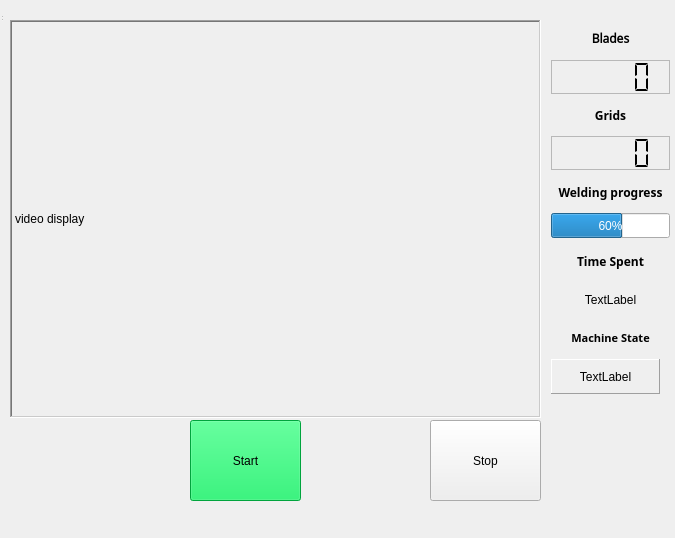
<?xml version="1.0" encoding="UTF-8"?>
<ui version="4.0">
 <class>Form</class>
 <widget class="QWidget" name="Form">
  <property name="geometry">
   <rect>
    <x>0</x>
    <y>0</y>
    <width>675</width>
    <height>538</height>
   </rect>
  </property>
  <property name="minimumSize">
   <size>
    <width>675</width>
    <height>538</height>
   </size>
  </property>
  <property name="maximumSize">
   <size>
    <width>675</width>
    <height>538</height>
   </size>
  </property>
  <property name="windowTitle">
   <string>Welder robot GUI</string>
  </property>
  <widget class="QWidget" name="centralWidget" native="true">
   <property name="geometry">
    <rect>
     <x>0</x>
     <y>10</y>
     <width>671</width>
     <height>511</height>
    </rect>
   </property>
   <property name="minimumSize">
    <size>
     <width>671</width>
     <height>511</height>
    </size>
   </property>
   <property name="maximumSize">
    <size>
     <width>671</width>
     <height>511</height>
    </size>
   </property>
   <widget class="QLabel" name="label_3">
    <property name="geometry">
     <rect>
      <x>550</x>
      <y>390</y>
      <width>101</width>
      <height>101</height>
     </rect>
    </property>
    <property name="text">
     <string/>
    </property>
    <property name="pixmap">
     <pixmap>imgs/han100.png</pixmap>
    </property>
   </widget>
   <widget class="QLabel" name="videoDisplay">
    <property name="geometry">
     <rect>
      <x>10</x>
      <y>10</y>
      <width>531</width>
      <height>398</height>
     </rect>
    </property>
    <property name="frameShape">
     <enum>QFrame::WinPanel</enum>
    </property>
    <property name="frameShadow">
     <enum>QFrame::Sunken</enum>
    </property>
    <property name="text">
     <string>video display</string>
    </property>
   </widget>
   <widget class="QLabel" name="label_5">
    <property name="geometry">
     <rect>
      <x>10</x>
      <y>410</y>
      <width>201</width>
      <height>91</height>
     </rect>
    </property>
    <property name="text">
     <string/>
    </property>
    <property name="pixmap">
     <pixmap>imgs/ESS_Logo.png</pixmap>
    </property>
   </widget>
   <widget class="QPushButton" name="startButton">
    <property name="geometry">
     <rect>
      <x>190</x>
      <y>410</y>
      <width>111</width>
      <height>81</height>
     </rect>
    </property>
    <property name="palette">
     <palette>
      <active>
       <colorrole role="WindowText">
        <brush brushstyle="SolidPattern">
         <color alpha="255">
          <red>0</red>
          <green>0</green>
          <blue>0</blue>
         </color>
        </brush>
       </colorrole>
       <colorrole role="Button">
        <brush brushstyle="SolidPattern">
         <color alpha="255">
          <red>0</red>
          <green>229</green>
          <blue>85</blue>
         </color>
        </brush>
       </colorrole>
       <colorrole role="Light">
        <brush brushstyle="SolidPattern">
         <color alpha="255">
          <red>88</red>
          <green>255</green>
          <blue>150</blue>
         </color>
        </brush>
       </colorrole>
       <colorrole role="Midlight">
        <brush brushstyle="SolidPattern">
         <color alpha="255">
          <red>44</red>
          <green>242</green>
          <blue>117</blue>
         </color>
        </brush>
       </colorrole>
       <colorrole role="Dark">
        <brush brushstyle="SolidPattern">
         <color alpha="255">
          <red>0</red>
          <green>114</green>
          <blue>42</blue>
         </color>
        </brush>
       </colorrole>
       <colorrole role="Mid">
        <brush brushstyle="SolidPattern">
         <color alpha="255">
          <red>0</red>
          <green>153</green>
          <blue>56</blue>
         </color>
        </brush>
       </colorrole>
       <colorrole role="Text">
        <brush brushstyle="SolidPattern">
         <color alpha="255">
          <red>0</red>
          <green>0</green>
          <blue>0</blue>
         </color>
        </brush>
       </colorrole>
       <colorrole role="BrightText">
        <brush brushstyle="SolidPattern">
         <color alpha="255">
          <red>255</red>
          <green>255</green>
          <blue>255</blue>
         </color>
        </brush>
       </colorrole>
       <colorrole role="ButtonText">
        <brush brushstyle="SolidPattern">
         <color alpha="255">
          <red>0</red>
          <green>0</green>
          <blue>0</blue>
         </color>
        </brush>
       </colorrole>
       <colorrole role="Base">
        <brush brushstyle="SolidPattern">
         <color alpha="255">
          <red>255</red>
          <green>255</green>
          <blue>255</blue>
         </color>
        </brush>
       </colorrole>
       <colorrole role="Window">
        <brush brushstyle="SolidPattern">
         <color alpha="255">
          <red>0</red>
          <green>229</green>
          <blue>85</blue>
         </color>
        </brush>
       </colorrole>
       <colorrole role="Shadow">
        <brush brushstyle="SolidPattern">
         <color alpha="255">
          <red>0</red>
          <green>0</green>
          <blue>0</blue>
         </color>
        </brush>
       </colorrole>
       <colorrole role="AlternateBase">
        <brush brushstyle="SolidPattern">
         <color alpha="255">
          <red>127</red>
          <green>242</green>
          <blue>170</blue>
         </color>
        </brush>
       </colorrole>
       <colorrole role="ToolTipBase">
        <brush brushstyle="SolidPattern">
         <color alpha="255">
          <red>255</red>
          <green>255</green>
          <blue>220</blue>
         </color>
        </brush>
       </colorrole>
       <colorrole role="ToolTipText">
        <brush brushstyle="SolidPattern">
         <color alpha="255">
          <red>0</red>
          <green>0</green>
          <blue>0</blue>
         </color>
        </brush>
       </colorrole>
      </active>
      <inactive>
       <colorrole role="WindowText">
        <brush brushstyle="SolidPattern">
         <color alpha="255">
          <red>0</red>
          <green>0</green>
          <blue>0</blue>
         </color>
        </brush>
       </colorrole>
       <colorrole role="Button">
        <brush brushstyle="SolidPattern">
         <color alpha="255">
          <red>0</red>
          <green>229</green>
          <blue>85</blue>
         </color>
        </brush>
       </colorrole>
       <colorrole role="Light">
        <brush brushstyle="SolidPattern">
         <color alpha="255">
          <red>88</red>
          <green>255</green>
          <blue>150</blue>
         </color>
        </brush>
       </colorrole>
       <colorrole role="Midlight">
        <brush brushstyle="SolidPattern">
         <color alpha="255">
          <red>44</red>
          <green>242</green>
          <blue>117</blue>
         </color>
        </brush>
       </colorrole>
       <colorrole role="Dark">
        <brush brushstyle="SolidPattern">
         <color alpha="255">
          <red>0</red>
          <green>114</green>
          <blue>42</blue>
         </color>
        </brush>
       </colorrole>
       <colorrole role="Mid">
        <brush brushstyle="SolidPattern">
         <color alpha="255">
          <red>0</red>
          <green>153</green>
          <blue>56</blue>
         </color>
        </brush>
       </colorrole>
       <colorrole role="Text">
        <brush brushstyle="SolidPattern">
         <color alpha="255">
          <red>0</red>
          <green>0</green>
          <blue>0</blue>
         </color>
        </brush>
       </colorrole>
       <colorrole role="BrightText">
        <brush brushstyle="SolidPattern">
         <color alpha="255">
          <red>255</red>
          <green>255</green>
          <blue>255</blue>
         </color>
        </brush>
       </colorrole>
       <colorrole role="ButtonText">
        <brush brushstyle="SolidPattern">
         <color alpha="255">
          <red>0</red>
          <green>0</green>
          <blue>0</blue>
         </color>
        </brush>
       </colorrole>
       <colorrole role="Base">
        <brush brushstyle="SolidPattern">
         <color alpha="255">
          <red>255</red>
          <green>255</green>
          <blue>255</blue>
         </color>
        </brush>
       </colorrole>
       <colorrole role="Window">
        <brush brushstyle="SolidPattern">
         <color alpha="255">
          <red>0</red>
          <green>229</green>
          <blue>85</blue>
         </color>
        </brush>
       </colorrole>
       <colorrole role="Shadow">
        <brush brushstyle="SolidPattern">
         <color alpha="255">
          <red>0</red>
          <green>0</green>
          <blue>0</blue>
         </color>
        </brush>
       </colorrole>
       <colorrole role="AlternateBase">
        <brush brushstyle="SolidPattern">
         <color alpha="255">
          <red>127</red>
          <green>242</green>
          <blue>170</blue>
         </color>
        </brush>
       </colorrole>
       <colorrole role="ToolTipBase">
        <brush brushstyle="SolidPattern">
         <color alpha="255">
          <red>255</red>
          <green>255</green>
          <blue>220</blue>
         </color>
        </brush>
       </colorrole>
       <colorrole role="ToolTipText">
        <brush brushstyle="SolidPattern">
         <color alpha="255">
          <red>0</red>
          <green>0</green>
          <blue>0</blue>
         </color>
        </brush>
       </colorrole>
      </inactive>
      <disabled>
       <colorrole role="WindowText">
        <brush brushstyle="SolidPattern">
         <color alpha="255">
          <red>0</red>
          <green>114</green>
          <blue>42</blue>
         </color>
        </brush>
       </colorrole>
       <colorrole role="Button">
        <brush brushstyle="SolidPattern">
         <color alpha="255">
          <red>0</red>
          <green>229</green>
          <blue>85</blue>
         </color>
        </brush>
       </colorrole>
       <colorrole role="Light">
        <brush brushstyle="SolidPattern">
         <color alpha="255">
          <red>88</red>
          <green>255</green>
          <blue>150</blue>
         </color>
        </brush>
       </colorrole>
       <colorrole role="Midlight">
        <brush brushstyle="SolidPattern">
         <color alpha="255">
          <red>44</red>
          <green>242</green>
          <blue>117</blue>
         </color>
        </brush>
       </colorrole>
       <colorrole role="Dark">
        <brush brushstyle="SolidPattern">
         <color alpha="255">
          <red>0</red>
          <green>114</green>
          <blue>42</blue>
         </color>
        </brush>
       </colorrole>
       <colorrole role="Mid">
        <brush brushstyle="SolidPattern">
         <color alpha="255">
          <red>0</red>
          <green>153</green>
          <blue>56</blue>
         </color>
        </brush>
       </colorrole>
       <colorrole role="Text">
        <brush brushstyle="SolidPattern">
         <color alpha="255">
          <red>0</red>
          <green>114</green>
          <blue>42</blue>
         </color>
        </brush>
       </colorrole>
       <colorrole role="BrightText">
        <brush brushstyle="SolidPattern">
         <color alpha="255">
          <red>255</red>
          <green>255</green>
          <blue>255</blue>
         </color>
        </brush>
       </colorrole>
       <colorrole role="ButtonText">
        <brush brushstyle="SolidPattern">
         <color alpha="255">
          <red>0</red>
          <green>114</green>
          <blue>42</blue>
         </color>
        </brush>
       </colorrole>
       <colorrole role="Base">
        <brush brushstyle="SolidPattern">
         <color alpha="255">
          <red>0</red>
          <green>229</green>
          <blue>85</blue>
         </color>
        </brush>
       </colorrole>
       <colorrole role="Window">
        <brush brushstyle="SolidPattern">
         <color alpha="255">
          <red>0</red>
          <green>229</green>
          <blue>85</blue>
         </color>
        </brush>
       </colorrole>
       <colorrole role="Shadow">
        <brush brushstyle="SolidPattern">
         <color alpha="255">
          <red>0</red>
          <green>0</green>
          <blue>0</blue>
         </color>
        </brush>
       </colorrole>
       <colorrole role="AlternateBase">
        <brush brushstyle="SolidPattern">
         <color alpha="255">
          <red>0</red>
          <green>229</green>
          <blue>85</blue>
         </color>
        </brush>
       </colorrole>
       <colorrole role="ToolTipBase">
        <brush brushstyle="SolidPattern">
         <color alpha="255">
          <red>255</red>
          <green>255</green>
          <blue>220</blue>
         </color>
        </brush>
       </colorrole>
       <colorrole role="ToolTipText">
        <brush brushstyle="SolidPattern">
         <color alpha="255">
          <red>0</red>
          <green>0</green>
          <blue>0</blue>
         </color>
        </brush>
       </colorrole>
      </disabled>
     </palette>
    </property>
    <property name="text">
     <string>Start</string>
    </property>
   </widget>
   <widget class="QPushButton" name="stopButton">
    <property name="geometry">
     <rect>
      <x>430</x>
      <y>410</y>
      <width>111</width>
      <height>81</height>
     </rect>
    </property>
    <property name="text">
     <string>Stop</string>
    </property>
   </widget>
   <widget class="QWidget" name="verticalLayoutWidget">
    <property name="geometry">
     <rect>
      <x>540</x>
      <y>0</y>
      <width>131</width>
      <height>392</height>
     </rect>
    </property>
    <layout class="QVBoxLayout" name="verticalLayout_2">
     <item>
      <widget class="QLabel" name="label">
       <property name="minimumSize">
        <size>
         <width>119</width>
         <height>35</height>
        </size>
       </property>
       <property name="maximumSize">
        <size>
         <width>119</width>
         <height>35</height>
        </size>
       </property>
       <property name="font">
        <font>
         <family>Noto Sans Avestan</family>
         <weight>75</weight>
         <bold>true</bold>
        </font>
       </property>
       <property name="text">
        <string>Blades</string>
       </property>
       <property name="alignment">
        <set>Qt::AlignCenter</set>
       </property>
      </widget>
     </item>
     <item>
      <widget class="QLCDNumber" name="bladeNumber">
       <property name="minimumSize">
        <size>
         <width>119</width>
         <height>34</height>
        </size>
       </property>
       <property name="maximumSize">
        <size>
         <width>119</width>
         <height>34</height>
        </size>
       </property>
       <property name="frameShape">
        <enum>QFrame::StyledPanel</enum>
       </property>
       <property name="frameShadow">
        <enum>QFrame::Sunken</enum>
       </property>
       <property name="lineWidth">
        <number>3</number>
       </property>
       <property name="midLineWidth">
        <number>2</number>
       </property>
       <property name="mode">
        <enum>QLCDNumber::Dec</enum>
       </property>
       <property name="segmentStyle">
        <enum>QLCDNumber::Flat</enum>
       </property>
      </widget>
     </item>
     <item>
      <widget class="QLabel" name="label_2">
       <property name="minimumSize">
        <size>
         <width>119</width>
         <height>35</height>
        </size>
       </property>
       <property name="maximumSize">
        <size>
         <width>119</width>
         <height>35</height>
        </size>
       </property>
       <property name="font">
        <font>
         <family>Noto Sans Arabic</family>
         <weight>75</weight>
         <bold>true</bold>
        </font>
       </property>
       <property name="text">
        <string>Grids</string>
       </property>
       <property name="alignment">
        <set>Qt::AlignCenter</set>
       </property>
      </widget>
     </item>
     <item>
      <widget class="QLCDNumber" name="gridNumber">
       <property name="minimumSize">
        <size>
         <width>119</width>
         <height>34</height>
        </size>
       </property>
       <property name="maximumSize">
        <size>
         <width>119</width>
         <height>34</height>
        </size>
       </property>
       <property name="contextMenuPolicy">
        <enum>Qt::DefaultContextMenu</enum>
       </property>
       <property name="frameShape">
        <enum>QFrame::StyledPanel</enum>
       </property>
       <property name="frameShadow">
        <enum>QFrame::Sunken</enum>
       </property>
       <property name="smallDecimalPoint">
        <bool>false</bool>
       </property>
       <property name="segmentStyle">
        <enum>QLCDNumber::Flat</enum>
       </property>
      </widget>
     </item>
     <item>
      <widget class="QLabel" name="label_7">
       <property name="minimumSize">
        <size>
         <width>119</width>
         <height>35</height>
        </size>
       </property>
       <property name="maximumSize">
        <size>
         <width>119</width>
         <height>35</height>
        </size>
       </property>
       <property name="font">
        <font>
         <family>Noto Sans Arabic</family>
         <weight>75</weight>
         <bold>true</bold>
        </font>
       </property>
       <property name="tabletTracking">
        <bool>true</bool>
       </property>
       <property name="text">
        <string>Welding progress</string>
       </property>
       <property name="alignment">
        <set>Qt::AlignCenter</set>
       </property>
      </widget>
     </item>
     <item>
      <widget class="QProgressBar" name="progressBar">
       <property name="minimumSize">
        <size>
         <width>119</width>
         <height>25</height>
        </size>
       </property>
       <property name="maximumSize">
        <size>
         <width>119</width>
         <height>25</height>
        </size>
       </property>
       <property name="value">
        <number>60</number>
       </property>
       <property name="orientation">
        <enum>Qt::Horizontal</enum>
       </property>
      </widget>
     </item>
     <item>
      <widget class="QLabel" name="label_6">
       <property name="minimumSize">
        <size>
         <width>119</width>
         <height>35</height>
        </size>
       </property>
       <property name="maximumSize">
        <size>
         <width>119</width>
         <height>35</height>
        </size>
       </property>
       <property name="font">
        <font>
         <family>Noto Sans Arabic</family>
         <weight>75</weight>
         <bold>true</bold>
        </font>
       </property>
       <property name="tabletTracking">
        <bool>true</bool>
       </property>
       <property name="text">
        <string>Time Spent</string>
       </property>
       <property name="alignment">
        <set>Qt::AlignCenter</set>
       </property>
      </widget>
     </item>
     <item>
      <widget class="QLabel" name="timeLabel">
       <property name="minimumSize">
        <size>
         <width>119</width>
         <height>34</height>
        </size>
       </property>
       <property name="maximumSize">
        <size>
         <width>119</width>
         <height>34</height>
        </size>
       </property>
       <property name="text">
        <string>TextLabel</string>
       </property>
       <property name="alignment">
        <set>Qt::AlignCenter</set>
       </property>
      </widget>
     </item>
     <item>
      <widget class="QLabel" name="label_4">
       <property name="minimumSize">
        <size>
         <width>119</width>
         <height>34</height>
        </size>
       </property>
       <property name="maximumSize">
        <size>
         <width>119</width>
         <height>34</height>
        </size>
       </property>
       <property name="font">
        <font>
         <family>Noto Sans Arabic</family>
         <pointsize>8</pointsize>
         <weight>75</weight>
         <bold>true</bold>
        </font>
       </property>
       <property name="text">
        <string>Machine State</string>
       </property>
       <property name="textFormat">
        <enum>Qt::AutoText</enum>
       </property>
       <property name="alignment">
        <set>Qt::AlignCenter</set>
       </property>
      </widget>
     </item>
     <item>
      <widget class="QLabel" name="statusLabel">
       <property name="minimumSize">
        <size>
         <width>0</width>
         <height>35</height>
        </size>
       </property>
       <property name="layoutDirection">
        <enum>Qt::LeftToRight</enum>
       </property>
       <property name="autoFillBackground">
        <bool>false</bool>
       </property>
       <property name="frameShape">
        <enum>QFrame::Panel</enum>
       </property>
       <property name="frameShadow">
        <enum>QFrame::Raised</enum>
       </property>
       <property name="text">
        <string>TextLabel</string>
       </property>
       <property name="textFormat">
        <enum>Qt::PlainText</enum>
       </property>
       <property name="scaledContents">
        <bool>true</bool>
       </property>
       <property name="alignment">
        <set>Qt::AlignCenter</set>
       </property>
       <property name="wordWrap">
        <bool>true</bool>
       </property>
       <property name="indent">
        <number>-1</number>
       </property>
      </widget>
     </item>
    </layout>
   </widget>
  </widget>
  <widget class="QToolBar" name="mainToolBar">
   <property name="geometry">
    <rect>
     <x>0</x>
     <y>0</y>
     <width>4</width>
     <height>13</height>
    </rect>
   </property>
  </widget>
  <widget class="QStatusBar" name="statusBar">
   <property name="geometry">
    <rect>
     <x>0</x>
     <y>0</y>
     <width>3</width>
     <height>22</height>
    </rect>
   </property>
  </widget>
 </widget>
 <layoutdefault spacing="6" margin="11"/>
 <resources/>
 <connections/>
</ui>
